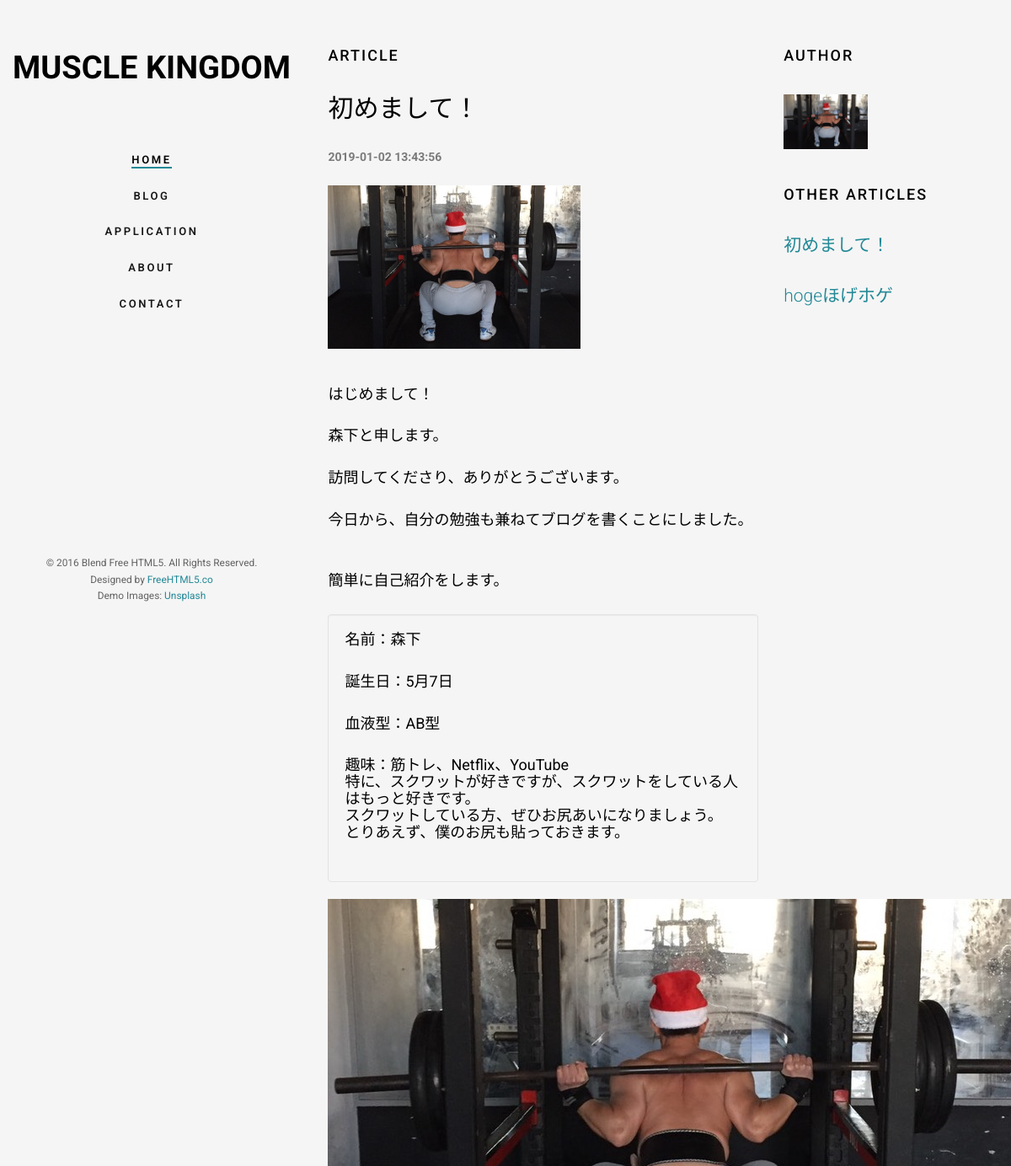
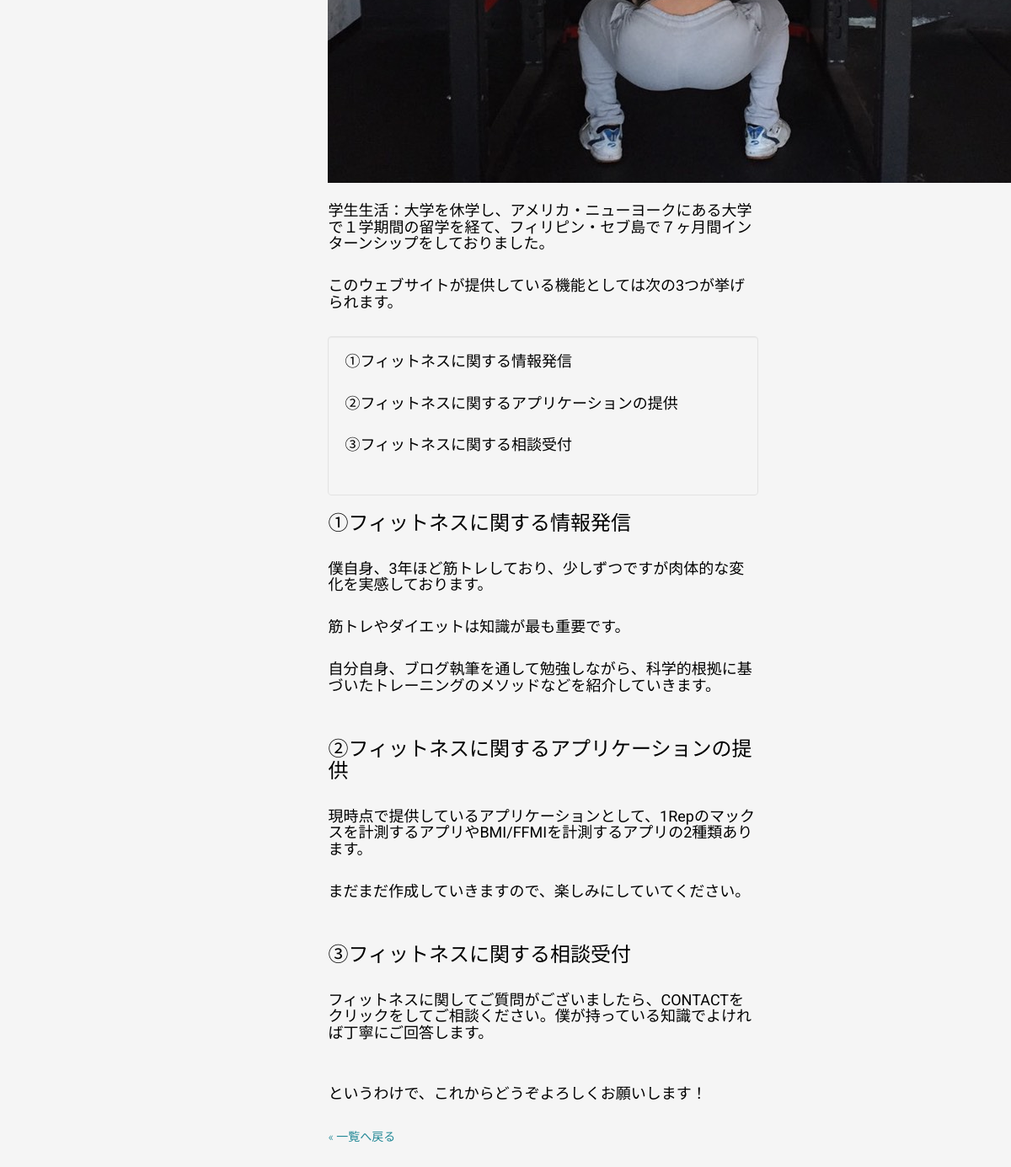
The app's page /show.php?no=34 with its own data (2 pictures, top to bottom).
### tables this page shows
CREATE TABLE `post` (
  `no` bigint(20) UNSIGNED NOT NULL,
  `title` text NOT NULL,
  `content` text NOT NULL,
  `picture_path` varchar(255) NOT NULL,
  `time` timestamp NOT NULL DEFAULT CURRENT_TIMESTAMP ON UPDATE CURRENT_TIMESTAMP
);

### show.php (the view, shortened to what this page needs)
<?php
    require('dbconnect.php');
    $sql ='SELECT * FROM `post` WHERE no=?';
    $data = array($_GET['no']);
    $stmt = $dbh->prepare($sql);
    $stmt->execute($data);
    while ($record = $stmt->fetch(PDO::FETCH_ASSOC)) {
      $posts[] = array(
          "no"=>$record['no'],
          "title"=>$record['title'],
          "content"=>$record['content'],
          "picture_path"=>$record['picture_path'],
          "time"=>$record['time']
        );
    }
    require('dbconnect.php');
    $sql = 'SELECT * FROM `post` ORDER BY no DESC';
    $stmt = $dbh->prepare($sql);
    $stmt->execute();
    while ($record = $stmt->fetch(PDO::FETCH_ASSOC)) {
      $articles[] = array(
        "no"=>$record['no'],
        "title"=>$record['title'],
        "picture_path"=>$record['picture_path'],
        "time"=>$record['time'],
        "content"=>$record['content']
      );
  }
?>
<!DOCTYPE html>
 <html class="no-js" lang="ja">
  <head>
  <link rel="stylesheet" href="css/animate.css">
  <link rel="stylesheet" href="css/icomoon.css">
  <link rel="stylesheet" href="css/bootstrap.css">
  <link rel="stylesheet" href="css/flexslider.css">
  <link rel="stylesheet" href="css/style.css">
  </head>
  <body>
  <div id="fh5co-page">
    <aside id="fh5co-aside" role="complementary" class="border js-fullheight">
      <h1 id="fh5co-logo"><a href="index.php">Muscle Kingdom</a></h1>
      <nav id="fh5co-main-menu" role="navigation">
        <ul>
          <li class="fh5co-active"><a href="index.php">Home</a></li>
          <li><a href="blog.php">Blog</a></li>
          <li><a href="portfolio.html">Application</a></li>
          <li><a href="about.html">About</a></li>
          <li><a href="contact/contact.php">Contact</a></li>
        </ul>
      </nav>
      <div class="fh5co-footer">
        <p><small>&copy; 2016 Blend Free HTML5. All Rights Reserved.</span> <span>Designed by <a href="http://freehtml5.co/" target="_blank">FreeHTML5.co</a> </span> <span>Demo Images: <a href="https://unsplash.com/" target="_blank">Unsplash</a></span></small></p>
        <ul>
          <li><a href="https://www.facebook.com/profile.php?id=100008307001665"><i class="icon-facebook2"></i></a></li>
          <li><a href="https://twitter.com/mountain_ry"><i class="icon-twitter2"></i></a></li>
          <li><a href="https://www.instagram.com/kazu_mountain/?hl=en"><i class="icon-instagram"></i></a></li>
          <li><a href="https://www.linkedin.com/in/kazuma-morishita-6547a1131/"><i class="icon-linkedin2"></i></a></li>
        </ul>
      </div>
    </aside>
    <div id="fh5co-main">
      <div class="fh5co-narrow-content">
        <div class="row row-bottom-padded-md">
          <div class="col-md-8 animate-box" data-animate-effect="fadeInLeft">
            <h2 class="fh5co-heading">Article</h2>
            <?php foreach ($posts as $post_each) { ?>
            <h2 class="fh5co-heading"><h2><?php echo $post_each["title"]; ?></h2></h2>
            <span><b><?php echo $post_each["time"]; ?></b></span><br><br>
            <img class="img-responsive" src="member_picture/<?php echo $post_each['picture_path']; ?>" width="300" height="300"><br>
            <p class="content"><?php echo $post_each["content"]; ?></p>
            <?php } ?>
            <a href="blog.php">&laquo;&nbsp;一覧へ戻る</a>
          </div>
          <div class="col-md-4 animate-box" data-animate-effect="fadeInLeft">
            <h2 class="fh5co-heading">AUTHOR</h2>
            <img class="img-responsive" src="images/christmas.jpg" width="100" height="100"><br><br>
            <h2 class="fh5co-heading">OTHER ARTICLES</h2>
            <?php foreach ($articles as $post) { ?>
            <h4><a href="show.php?no=<?php echo $post['no']; ?>" class="lead"><?php echo $post['title'] ?></h4>
            <?php } ?>
          </div>
        </div>
      </div>
  </body>
</html>

### css/icomoon.css (style rules this page uses)
[class^="icon-"], [class*=" icon-"] { font-family: 'icomoon' !important; speak: none; font-style: normal; font-weight: normal; font-variant: normal; text-transform: none; line-height: 1; -webkit-font-smoothing: antialiased; -moz-osx-font-smoothing: grayscale; }
.icon-facebook2:before { content: "\eac0"; }
.icon-instagram:before { content: "\eac2"; }
.icon-twitter2:before { content: "\eac6"; }
.icon-linkedin2:before { content: "\eaf9"; }

### css/style.css (style rules this page uses)
body { font-family: "Roboto", Arial, sans-serif; font-weight: 300; font-size: 14px; line-height: 1.6; color: rgba(0, 0, 0, 0.5); background: whitesmoke; }
a { color: #228896; -webkit-transition: 0.5s; -o-transition: 0.5s; transition: 0.5s; }
p { margin-bottom: 1.5em; }
h1, h2, h3, h4, h5, h6 { color: #000; font-family: "Roboto", Arial, sans-serif; font-weight: 400; margin: 0 0 30px 0; }
#fh5co-page { width: 100%; overflow: hidden; position: relative; }
#fh5co-aside { padding-top: 60px; padding-bottom: 40px; width: 20%; position: fixed; bottom: 0; top: 0; left: 0; overflow-y: scroll; z-index: 1001; -webkit-transition: 0.5s; -o-transition: 0.5s; transition: 0.5s; }
@media screen and (max-width: 1200px) { #fh5co-aside { width: 30%; } }
#fh5co-aside #fh5co-logo { text-align: center; font-family: "Roboto", Arial, sans-serif; font-weight: 700; margin-bottom: 2em; text-transform: uppercase; font-size: 38px; }
#fh5co-aside #fh5co-logo a { color: #000; }
#fh5co-aside #fh5co-main-menu ul { text-align: center; margin: 0; padding: 0; }
#fh5co-aside #fh5co-main-menu ul li { margin: 0 0 20px 0; padding: 0; list-style: none; }
#fh5co-aside #fh5co-main-menu ul li a { color: rgba(0, 0, 0, 0.9); text-decoration: none; letter-spacing: .1em; text-transform: uppercase; font-size: 13px; font-weight: 600; position: relative; padding: 10px 10px; letter-spacing: .2em; font-family: "Roboto", Arial, sans-serif; -webkit-transition: 0.3s; -o-transition: 0.3s; transition: 0.3s; }
#fh5co-aside #fh5co-main-menu ul li a:after { content: ""; position: absolute; height: 2px; bottom: 7px; left: 10px; right: 10px; background-color: #228896; visibility: hidden; -webkit-transform: scaleX(0); -moz-transform: scaleX(0); -ms-transform: scaleX(0); -o-transform: scaleX(0); transform: scaleX(0); -webkit-transition: all 0.3s cubic-bezier(0.175, 0.885, 0.32, 1.275); -moz-transition: all 0.3s cubic-bezier(0.175, 0.885, 0.32, 1.275); -ms-transition: all 0.3s cubic-bezier(0.175, 0.885, 0.32, 1.275); -o-transition: all 0.3s cubic-bezier(0.175, 0.885, 0.32, 1.275); transition: all 0.3s cubic-bezier(0.175, 0.885, 0.32, 1.275); }
#fh5co-aside #fh5co-main-menu ul li.fh5co-active a { color: black; }
#fh5co-aside #fh5co-main-menu ul li.fh5co-active a:after { visibility: visible; -webkit-transform: scaleX(1); -moz-transform: scaleX(1); -ms-transform: scaleX(1); -o-transform: scaleX(1); transform: scaleX(1); }
#fh5co-aside .fh5co-footer { position: absolute; bottom: 40px; font-size: 14px; text-align: center; width: 100%; font-weight: 400; color: rgba(0, 0, 0, 0.6); padding: 0 20px; }
#fh5co-aside .fh5co-footer span { display: block; }
#fh5co-aside .fh5co-footer ul { padding: 0; margin: 0; text-align: center; }
#fh5co-aside .fh5co-footer ul li { padding: 0; margin: 0; display: inline; list-style: none; }
#fh5co-aside .fh5co-footer ul li a { color: rgba(0, 0, 0, 0.7); padding: 4px; }
#fh5co-main { width: 80%; float: right; -webkit-transition: 0.5s; -o-transition: 0.5s; transition: 0.5s; }
@media screen and (max-width: 1200px) { #fh5co-main { width: 70%; } }
#fh5co-main .fh5co-narrow-content { position: relative; width: 93%; margin: 0 auto; padding: 4em 0; clear: both; }
.fh5co-heading { font-size: 18px; margin-bottom: 2em; font-weight: 500; text-transform: uppercase; letter-spacing: 2px; }
.row-bottom-padded-md { padding-bottom: 4em; }
.js .animate-box { opacity: 0; }

### records on screen
post: title "初めまして！", time "2019-01-02 13:43:56", picture_path (picture), content "はじめまして！ 森下と申します。 訪問してくださり、ありがとうございます。 今日から、自分の勉強も兼ねてブログを書くことにしました。 簡単に自己紹介をします。 名前：森下 誕生日：5月7日 血液型：AB型 趣味：筋トレ、Netflix、YouTube 特に、スクワットが好きですが、スクワットをしている人はもっと好きです。 スクワットしている方、ぜひお尻あいになりましょう。 とりあえず、僕のお尻も貼っておきます。 学生生活：大学を休学し、アメリカ・ニューヨークにある大学で１学期間の留学を経て、フィリピン・セブ島で７ヶ月間インターンシップをしておりました。 このウェブサイトが提供している機能としては次の3つが挙げられます。 ①フィットネスに関する情報発信 ②フィットネスに関するアプリケーションの提供 ③フィットネスに関する相談受付 ①フィットネスに関する情報発信 僕自身、3年ほど筋トレしており、少しずつですが肉体的な変化を実感しております。 筋トレやダイエットは知識が最も重要です。 自分自身、ブログ執筆を通して勉強しながら、科学的根拠に基づいたトレーニングのメソッドなどを紹介していきます。 ②フィットネスに関するアプリケーションの提供 現時点で提供しているアプリケーションとして、1Repのマックスを計測するアプリやBMI/FFMIを計測するアプリの2種類あります。 まだまだ作成していきますので、楽しみにしていてください。 ③フィットネスに関する相談受付…", content (picture)
post: title "hogeほげホゲ"
